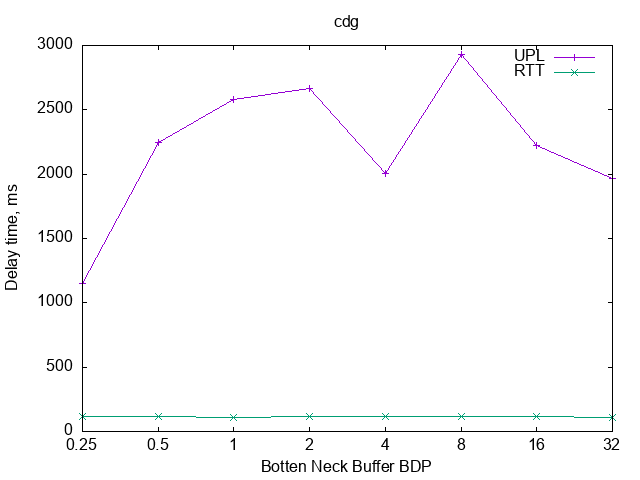

The script that saved this image:
set term png
set output 'cdg.png' 

set key fixed right top vertical Right noreverse noenhanced autotitle nobox
set style data linespoints
set xlabel "Botten Neck Buffer BDP"
set ylabel "Delay time, ms"
        
set title 'cdg'
plot 'cdg.dat' using 2:xtic(1) title columnheader(2), for [i=3:3] '' using i title columnheader(i)
